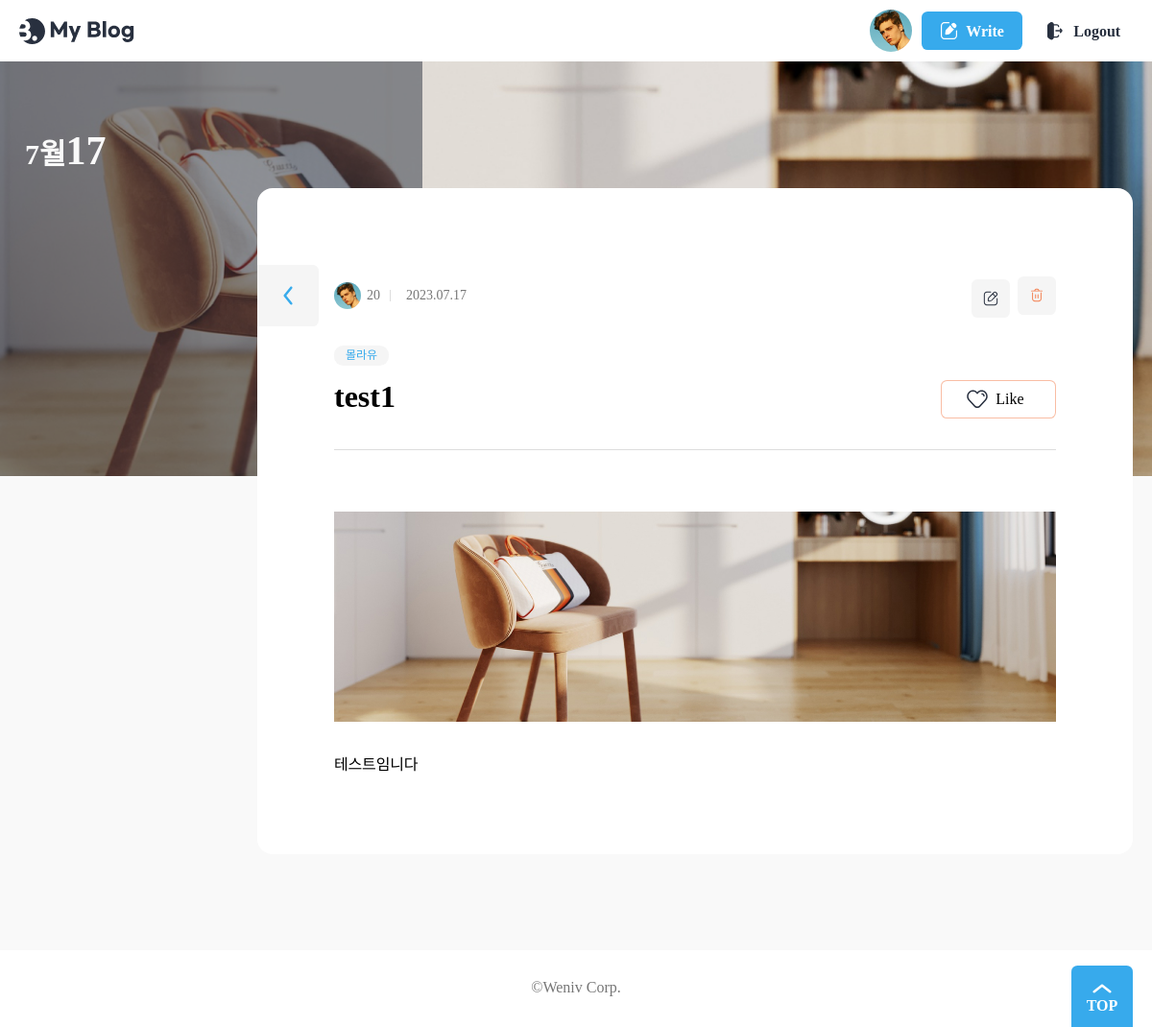
The page /blog/detail/1/ on the database its author committed.
### blog/models.py (models this page shows)
class Post(models.Model):
    title = models.CharField(max_length=30)
    content = models.TextField()
    writer = models.CharField(max_length=10)
    category = models.CharField(max_length=10)
    created_at = models.DateTimeField(auto_now_add=True)
    updated_at = models.DateTimeField(auto_now=True)

### blog/views.py (the view)
# urls.py: path("detail/<int:pk>/", views.Detail.as_view(), name="detail"),
class Detail(View):
    def get(self, request, pk):
        post = Post.objects.get(pk=pk)
        context = {
            "post": post
        }
        return render(request, 'blog/post_detail.html', context)

### blog/templates/blog/post_detail.html (shortened to what this page needs)
{% load static %}
<!DOCTYPE html>
<html lang="ko-KR">
	<head>
		<link rel="stylesheet" href="{% static 'css/reset.css' %}" />
		<link rel="stylesheet" as="style" crossorigin href="https://cdn.jsdelivr.net/gh/orioncactus/pretendard/dist/web/static/pretendard.css" />
		<link rel="stylesheet" href="{% static 'css/global.css' %}" />
		<link rel="stylesheet" href="{% static 'css/header.css' %}" />
		<link rel="stylesheet" href="{% static 'css/footer.css' %}" />
		<link rel="stylesheet" href="{% static 'css/button.css' %}" />
		<link rel="stylesheet" href="{% static 'css/banner.css' %}" />
		<link rel="stylesheet" href="{% static 'css/category.css' %}" />
		<link rel="stylesheet" href="{% static 'css/author.css' %}" />
		<link rel="stylesheet" href="{% static 'css/wrapbox.css' %}" />
		<link rel="stylesheet" href="{% static 'css/view.css' %}" />
	</head>
	<body>
		<header>
			<div class="max-width">
				<h1>
					<a href="{% url 'blog:list' %}">
						<img src="{% static 'assets/Logo.svg' %}" alt="My Blog" />
					</a>
				</h1>
				<ul>
					<li class="profile-img">
						<a href="#">
							<img src="{% static 'assets/profile.jpg' %}" alt="My Page" />
						</a>
					</li>
					<li>
						<a href="{% url 'blog:write' %}" class="button">
							<img src="{% static 'assets/icon-modify-white.svg' %}" alt="" />
							<span>Write</span>
						</a>
					</li>
					<li>
						<button class="button white">
							<img src="{% static 'assets/icon-logout.svg' %}" alt="" />
							<span>Logout</span>
						</button>
					</li>
				</ul>
			</div>
		</header>
		<div class="banner" style="background-image: url({% static 'images/post-background6.jpg' %})">
			<div class="max-width">
				<div class="banner-contents">
					<p class="today">{{ post.created_at|date:"F" }}<em>{{ post.created_at|date:"d" }}</em></p>
				</div>
			</div>
		</div>
    {% block content %}
		<div class="view">
			<div class="max-width">
				<section class="wrap-box">
					<div class="inner">
						<dl class="author-wrap">
							<dd class="author"><img src="{% static 'images/profile.jpg' %}" alt="" />{{ post.writer }}</dd>
							<dd class="created">{{ post.created_at|date:'Y.m.d' }}</dd>
						</dl>
						<dl class="category">
							<dd>{{ post.category }}</dd>
						</dl>
						<div class="title-wrap">
							<h2>{{ post.title }}</h2>
							<button class="btn-like">Like</button>
						</div>
						<hr />
						<div class="view-contents">
							<img src="{% static 'images/post-background6.jpg' %}" alt="" />
							<p>
								{{ post.content }}
							</p>
						</div>
						<div class="btn-group">
							<a href="#" class="btn-modify">
							</a>
							<form action="{% url 'blog:delete' pk=post.pk %}" method="post">
								<button type="submit" class="btn-delete">
								</button>
							</form>
						</div>
						<a href="./" class="btn-back">
						</a>
					</div>
				</section>
			</div>
		</div>
    {% endblock %}
		<footer>
			<div class="max-width">
				<h2>©Weniv Corp.</h2>
				<button class="top-button">TOP</button>
			</div>
		</footer>
	</body>
</html>

### static/css/global.css (style rules this page uses)
:root { --main-color: rgb(55, 170, 236); --main-rgb: 55, 171, 236; --outline-border: rgb(55, 160, 236); --red-color: rgb(243, 124, 75); --red-rgb: 243, 124, 75; --black-color: #28303f; --white-color: #fff; --gray-color: #767676; --border-color: #ddd; --gray-background-light: #f9f9f9; --gray-background: #f5f5f5; --gray-text: #6f6f6f; --border-radius: 0.4em; }
h1, a, div, p, section, article, input, textarea { box-sizing: border-box; }
a { text-decoration: none; color: inherit; }
html { font-size: 10px; }
body { font-size: 1.6rem; line-height: 1.4; }
input, button { font-size: inherit; font-family: inherit; }
button { cursor: pointer; }
a { border-radius: 0.8rem; overflow: hidden; }
img { vertical-align: bottom; }
body { background: var(--gray-background-light); }
.max-width { width: 1224px; max-width: calc(100% - 4rem); margin: 0 auto; }

### static/css/header.css (style rules this page uses)
header { background: var(--white-color); }
header .max-width { display: flex; align-items: center; justify-content: space-between; gap: 4rem; padding: 1rem 0; }
header h1 { font-size: 3rem; }
header h1 a { display: block; padding: 0.4rem; margin-left: -0.4rem; }
header h1 a img { display: block; }
header ul { display: flex; align-items: center; gap: 1rem; }
.profile-img a { width: 4.4rem; height: 4.4rem; display: block; border-radius: 50%; }
.profile-img img { width: 100%; height: 100%; object-fit: cover; }
header .button { text-transform: none; }

### static/css/footer.css (style rules this page uses)
footer { background: var(--white-color); margin-top: 10rem; }
footer .max-width { display: flex; align-items: center; justify-content: center; height: 8rem; position: relative; }
footer h2 { color: var(--gray-color); }
.top-button { position: absolute; bottom: 0; right: 0; width: 6.4rem; height: 6.4rem; padding-top: 2.2rem; border: 0; border-radius: var(--border-radius) var(--border-radius) 0 0; background: var(--main-color) url(../assets/ArrowTop.svg) no-repeat 50% 0.4rem / 4rem; color: var(--white-color); text-align: center; font-weight: bold; }

### static/css/button.css (style rules this page uses)
.button { display: inline-flex; align-items: center; justify-content: center; gap: 0.8rem; height: 4rem; padding: 0.2rem 1.2em 0; border: 0; border-radius: var(--border-radius); background: var(--main-color); color: var(--white-color); text-transform: uppercase; font-weight: bold; line-height: 1; }
.button img { height: 1.2em; margin-top: -0.2rem; vertical-align: middle; }
.button.white { padding: 0.2rem 0.8em 0; background: var(--white-color); color: var(--black-color); }
.button.white img { height: 1.4em; }
.btn-back { width: 6.4rem; height: 6.4rem; border-radius: 0 var(--border-radius) var(--border-radius) 0; background: var(--gray-background) url(../assets/ArrowLeft-blue.svg) no-repeat 50% 50% / 4rem; font-size: 1.6rem; }
.btn-like { width: 12rem; height: 4rem; padding-left: 3rem; border: 1px solid rgba(var(--red-rgb), 0.5); border-radius: var(--border-radius); background: var(--white-color) url(../assets/icon-like.svg) no-repeat 2.5rem 50% / 2.4rem; transition: all 0.3s; }
.btn-modify, .btn-delete { width: 4rem; height: 4rem; border: 0; border-radius: var(--border-radius); transition: all 0.3s; }
.btn-modify { background: var(--gray-background) url(../assets/icon-modify.svg) no-repeat 50% 50% / 1.6rem; right: 13rem; }
.btn-delete { background: var(--gray-background) url(../assets/icon-delete.svg) no-repeat 50% 50% / 1.6rem; }

### static/css/banner.css (style rules this page uses)
.banner { position: relative; background: url(../assets/background.jpg) no-repeat 50% 50% / cover; height: 27em; margin-bottom: -7em; }
.banner-contents { width: 28rem; padding: 7rem 0 14.5rem; text-align: center; color: var(--gray-background-light); }
.banner-contents::before { content: ""; display: block; position: absolute; top: 0; left: 0; width: calc((100% - 1224px) / 2 + 44rem); height: 100%; background: rgba(40, 48, 63, 0.5); }
.banner-contents > * { position: relative; }
.today { padding-left: 0.8em; font-size: 5rem; font-weight: bold; text-align: left; line-height: 1.1; }
.today em { display: block; font-size: 2em; margin-bottom: -0.15em; }
@media (max-width: 1280px) { .banner-contents::before { width: 44rem; } }
@media (max-width: 1260px) { .today { font-size: 3rem; padding-left: 0.2em; } }
@media (max-width: 1260px) { .today em { display: inline; font-size: 1.4em; } }

### static/css/category.css (style rules this page uses)
.category { display: flex; flex-wrap: wrap; color: var(--main-color); }
.category dd { margin-right: 0.4rem; padding: 0.2rem 1.2rem; border-radius: calc(var(--border-radius) * 2); background: var(--gray-background); font-size: 1.2rem; }

### rows shown on the page
Post: created_at "7월", created_at "17", writer "20", created_at "2023.07.17", category "몰라유", title "test1", content "테스트임니다"
